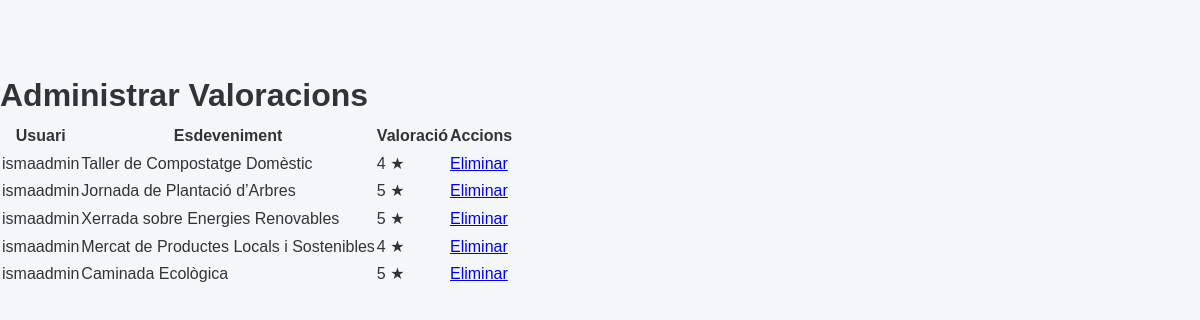
Screenshot of /AgendaSostenible/admin_valoracions.php (signed in) with the database file from the repository.
### tables this page shows
CREATE TABLE `valoracions` (
  `id` int(11) NOT NULL,
  `usuari_id` int(11) DEFAULT NULL,
  `esdeveniment_id` int(11) DEFAULT NULL,
  `valoracio` int(11) DEFAULT NULL
);

CREATE TABLE `usuaris` (
  `id` int(11) NOT NULL,
  `nom` varchar(255) DEFAULT NULL,
  `cognoms` varchar(255) DEFAULT NULL,
  `nom_usuari` varchar(255) DEFAULT NULL,
  `email` varchar(255) DEFAULT NULL,
  `contrasenya` varchar(255) DEFAULT NULL,
  `imatge_perfil` varchar(255) DEFAULT NULL,
  `rol` enum('usuari','admin') DEFAULT 'usuari'
);

CREATE TABLE `esdeveniments` (
  `id` int(11) NOT NULL,
  `titol` varchar(255) DEFAULT NULL,
  `latitud` decimal(10,8) DEFAULT NULL,
  `longitud` decimal(11,8) DEFAULT NULL,
  `descripcio` text DEFAULT NULL,
  `tipus` varchar(255) DEFAULT NULL,
  `data` date DEFAULT NULL,
  `hora` time DEFAULT NULL,
  `valoracio` decimal(2,1) DEFAULT NULL,
  `imatge` varchar(255) DEFAULT NULL,
  `visualitzacions` int(11) DEFAULT 0
);

### AgendaSostenible/admin_valoracions.php (the view, shortened to what this page needs)
<?php
require 'db_connection.php';
$sql = "SELECT v.id, v.valoracio, u.nom_usuari, e.titol
        FROM Valoracions v
        JOIN usuaris u ON v.usuari_id = u.id
        JOIN Esdeveniments e ON v.esdeveniment_id = e.id";
$stmt = $pdo->prepare($sql);
$stmt->execute();
$valoracions = $stmt->fetchAll(PDO::FETCH_ASSOC);
?>
<!DOCTYPE html>
<html lang="ca">
<head>
    <link rel="stylesheet" href="estils.css">
</head>
<body>
    <h1>Administrar Valoracions</h1>
    <table>
        <thead>
            <tr>
                <th>Usuari</th>
                <th>Esdeveniment</th>
                <th>Valoració</th>
                <th>Accions</th>
            </tr>
        </thead>
        <tbody>
            <?php foreach ($valoracions as $valoracio): ?>
                <tr>
                    <td><?php echo htmlspecialchars($valoracio['nom_usuari']); ?></td>
                    <td><?php echo htmlspecialchars($valoracio['titol']); ?></td>
                    <td><?php echo htmlspecialchars($valoracio['valoracio']); ?> ★</td>
                    <td>
                        <a href="admin_valoracions.php?delete=<?php echo $valoracio['id']; ?>" onclick="return confirm('Estàs segur de voler eliminar aquesta valoració?');">Eliminar</a>
                    </td>
                </tr>
            <?php endforeach; ?>
        </tbody>
    </table>
</body>
</html>

### AgendaSostenible/estils.css (style rules this page uses)
* { margin: 0; padding: 0; box-sizing: border-box; font-family: 'Arial', sans-serif; }
body { color: #333; background-color: #f4f7f9; line-height: 1.6; padding-top: 70px; }

### rows the page displays
valoracions: usuari.nom_usuari "ismaadmin", esdeveniment.titol "Taller de Compostatge Domèstic", valoracio "4"
valoracions: usuari.nom_usuari "ismaadmin", esdeveniment.titol "Jornada de Plantació d’Arbres", valoracio "5"
valoracions: usuari.nom_usuari "ismaadmin", esdeveniment.titol "Xerrada sobre Energies Renovables", valoracio "5"
valoracions: usuari.nom_usuari "ismaadmin", esdeveniment.titol "Mercat de Productes Locals i Sostenibles", valoracio "4"
valoracions: usuari.nom_usuari "ismaadmin", esdeveniment.titol "Caminada Ecològica", valoracio "5"
